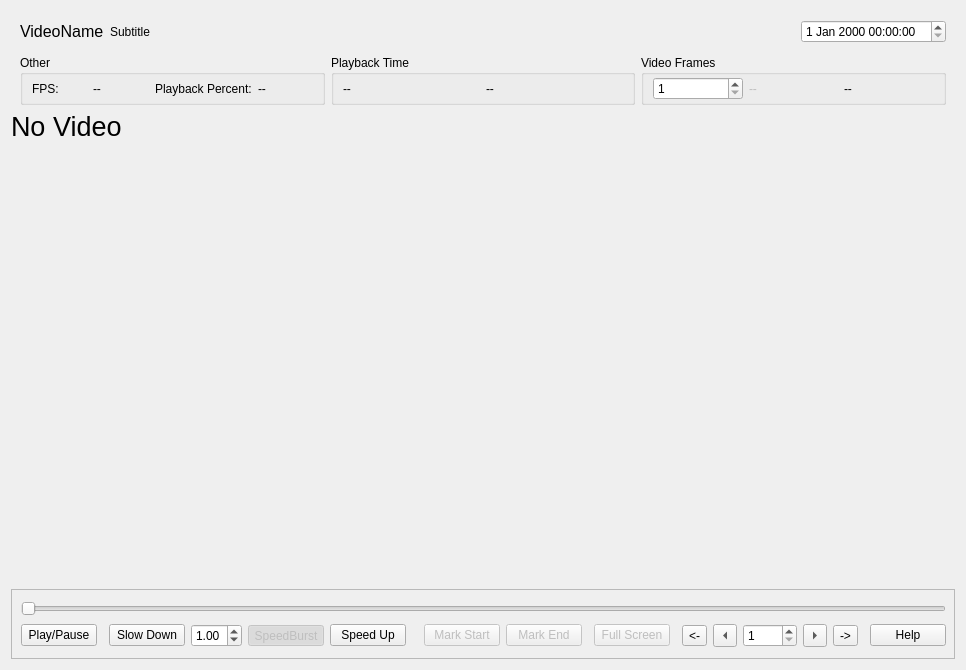
<?xml version="1.0" encoding="UTF-8"?>
<ui version="4.0">
 <class>VideoPlayerWidget</class>
 <widget class="QWidget" name="VideoPlayerWidget">
  <property name="geometry">
   <rect>
    <x>0</x>
    <y>0</y>
    <width>966</width>
    <height>670</height>
   </rect>
  </property>
  <property name="windowTitle">
   <string>Form</string>
  </property>
  <layout class="QVBoxLayout" name="verticalLayout">
   <item>
    <widget class="QWidget" name="widget" native="true">
     <layout class="QHBoxLayout" name="horizontalLayout_3">
      <property name="topMargin">
       <number>9</number>
      </property>
      <property name="bottomMargin">
       <number>4</number>
      </property>
      <item>
       <widget class="QLabel" name="lblVideoName">
        <property name="font">
         <font>
          <pointsize>12</pointsize>
         </font>
        </property>
        <property name="text">
         <string>VideoName</string>
        </property>
       </widget>
      </item>
      <item>
       <widget class="QLabel" name="lblVideoSubtitle">
        <property name="text">
         <string>Subtitle</string>
        </property>
       </widget>
      </item>
      <item>
       <spacer name="horizontalSpacer_4">
        <property name="orientation">
         <enum>Qt::Horizontal</enum>
        </property>
        <property name="sizeHint" stdset="0">
         <size>
          <width>40</width>
          <height>20</height>
         </size>
        </property>
       </spacer>
      </item>
      <item>
       <widget class="QDateTimeEdit" name="dateTimeEdit">
        <property name="enabled">
         <bool>true</bool>
        </property>
       </widget>
      </item>
     </layout>
    </widget>
   </item>
   <item>
    <widget class="QWidget" name="widget_2" native="true">
     <layout class="QHBoxLayout" name="horizontalLayout_7">
      <property name="spacing">
       <number>6</number>
      </property>
      <property name="topMargin">
       <number>2</number>
      </property>
      <property name="bottomMargin">
       <number>0</number>
      </property>
      <item>
       <widget class="QGroupBox" name="groupBox_3">
        <property name="enabled">
         <bool>true</bool>
        </property>
        <property name="title">
         <string>Other</string>
        </property>
        <layout class="QHBoxLayout" name="horizontalLayout_6">
         <property name="topMargin">
          <number>2</number>
         </property>
         <property name="bottomMargin">
          <number>2</number>
         </property>
         <item>
          <widget class="QLabel" name="label_2">
           <property name="text">
            <string>FPS:</string>
           </property>
          </widget>
         </item>
         <item>
          <widget class="QLabel" name="lblFileFPS">
           <property name="text">
            <string>--</string>
           </property>
          </widget>
         </item>
         <item>
          <widget class="QLabel" name="label_3">
           <property name="text">
            <string>Playback Percent:</string>
           </property>
          </widget>
         </item>
         <item>
          <widget class="QLabel" name="lblPlaybackPercent">
           <property name="text">
            <string>--</string>
           </property>
          </widget>
         </item>
        </layout>
       </widget>
      </item>
      <item>
       <widget class="QGroupBox" name="groupBox_2">
        <property name="title">
         <string>Playback Time</string>
        </property>
        <layout class="QHBoxLayout" name="horizontalLayout_5">
         <property name="topMargin">
          <number>2</number>
         </property>
         <property name="bottomMargin">
          <number>2</number>
         </property>
         <item>
          <widget class="QLabel" name="lblCurrentTime">
           <property name="text">
            <string>--</string>
           </property>
          </widget>
         </item>
         <item>
          <widget class="QLabel" name="lblTotalDuration">
           <property name="text">
            <string>--</string>
           </property>
          </widget>
         </item>
        </layout>
       </widget>
      </item>
      <item>
       <widget class="QGroupBox" name="groupBox">
        <property name="title">
         <string>Video Frames</string>
        </property>
        <layout class="QHBoxLayout" name="horizontalLayout_4">
         <property name="topMargin">
          <number>2</number>
         </property>
         <property name="bottomMargin">
          <number>2</number>
         </property>
         <item>
          <widget class="QSpinBox" name="spinBoxCurrentFrame">
           <property name="enabled">
            <bool>true</bool>
           </property>
           <property name="buttonSymbols">
            <enum>QAbstractSpinBox::UpDownArrows</enum>
           </property>
           <property name="minimum">
            <number>1</number>
           </property>
           <property name="maximum">
            <number>10000</number>
           </property>
           <property name="value">
            <number>1</number>
           </property>
          </widget>
         </item>
         <item>
          <widget class="QLabel" name="lblCurrentFrame">
           <property name="enabled">
            <bool>false</bool>
           </property>
           <property name="text">
            <string>--</string>
           </property>
          </widget>
         </item>
         <item>
          <widget class="QLabel" name="lblTotalFrames">
           <property name="text">
            <string>--</string>
           </property>
          </widget>
         </item>
        </layout>
       </widget>
      </item>
     </layout>
    </widget>
   </item>
   <item>
    <widget class="QFrame" name="frame_media">
     <property name="minimumSize">
      <size>
       <width>500</width>
       <height>0</height>
      </size>
     </property>
     <property name="frameShape">
      <enum>QFrame::NoFrame</enum>
     </property>
     <property name="frameShadow">
      <enum>QFrame::Plain</enum>
     </property>
     <property name="lineWidth">
      <number>0</number>
     </property>
     <layout class="QGridLayout" name="gridLayout">
      <property name="leftMargin">
       <number>0</number>
      </property>
      <property name="topMargin">
       <number>0</number>
      </property>
      <property name="rightMargin">
       <number>0</number>
      </property>
      <property name="bottomMargin">
       <number>0</number>
      </property>
      <item row="1" column="0">
       <layout class="QVBoxLayout" name="media_layout">
        <property name="sizeConstraint">
         <enum>QLayout::SetNoConstraint</enum>
        </property>
        <item>
         <widget class="VideoFrame" name="frame_video">
          <property name="minimumSize">
           <size>
            <width>0</width>
            <height>0</height>
           </size>
          </property>
          <property name="focusPolicy">
           <enum>Qt::StrongFocus</enum>
          </property>
          <property name="frameShape">
           <enum>QFrame::NoFrame</enum>
          </property>
          <property name="frameShadow">
           <enum>QFrame::Plain</enum>
          </property>
          <property name="lineWidth">
           <number>0</number>
          </property>
          <widget class="QLabel" name="lblVideoStatusOverlay">
           <property name="geometry">
            <rect>
             <x>0</x>
             <y>0</y>
             <width>231</width>
             <height>31</height>
            </rect>
           </property>
           <property name="font">
            <font>
             <pointsize>20</pointsize>
             <stylestrategy>PreferAntialias</stylestrategy>
            </font>
           </property>
           <property name="text">
            <string>No Video</string>
           </property>
           <property name="textInteractionFlags">
            <set>Qt::NoTextInteraction</set>
           </property>
          </widget>
         </widget>
        </item>
        <item>
         <widget class="QFrame" name="frame_media_control">
          <property name="sizePolicy">
           <sizepolicy hsizetype="Preferred" vsizetype="Expanding">
            <horstretch>0</horstretch>
            <verstretch>0</verstretch>
           </sizepolicy>
          </property>
          <property name="maximumSize">
           <size>
            <width>16777215</width>
            <height>70</height>
           </size>
          </property>
          <property name="frameShape">
           <enum>QFrame::StyledPanel</enum>
          </property>
          <property name="frameShadow">
           <enum>QFrame::Plain</enum>
          </property>
          <property name="lineWidth">
           <number>0</number>
          </property>
          <layout class="QGridLayout" name="gridLayout_2">
           <item row="1" column="2">
            <widget class="QPushButton" name="button_slow_down">
             <property name="sizePolicy">
              <sizepolicy hsizetype="Fixed" vsizetype="Fixed">
               <horstretch>0</horstretch>
               <verstretch>0</verstretch>
              </sizepolicy>
             </property>
             <property name="toolTip">
              <string>Slow down the video</string>
             </property>
             <property name="text">
              <string>Slow Down</string>
             </property>
            </widget>
           </item>
           <item row="1" column="5">
            <widget class="QPushButton" name="button_speed_up">
             <property name="sizePolicy">
              <sizepolicy hsizetype="Fixed" vsizetype="Fixed">
               <horstretch>0</horstretch>
               <verstretch>0</verstretch>
              </sizepolicy>
             </property>
             <property name="toolTip">
              <string>Speed up the video</string>
             </property>
             <property name="text">
              <string>Speed Up</string>
             </property>
            </widget>
           </item>
           <item row="1" column="11">
            <widget class="QPushButton" name="button_full_screen">
             <property name="enabled">
              <bool>false</bool>
             </property>
             <property name="sizePolicy">
              <sizepolicy hsizetype="Fixed" vsizetype="Fixed">
               <horstretch>0</horstretch>
               <verstretch>0</verstretch>
              </sizepolicy>
             </property>
             <property name="toolTip">
              <string>Set the video to full screen</string>
             </property>
             <property name="text">
              <string>Full Screen</string>
             </property>
            </widget>
           </item>
           <item row="1" column="3">
            <widget class="QDoubleSpinBox" name="doubleSpinBoxPlaybackSpeed">
             <property name="minimum">
              <double>0.200000000000000</double>
             </property>
             <property name="maximum">
              <double>6.000000000000000</double>
             </property>
             <property name="value">
              <double>1.000000000000000</double>
             </property>
            </widget>
           </item>
           <item row="1" column="0">
            <widget class="ToggleButton" name="button_play_pause">
             <property name="sizePolicy">
              <sizepolicy hsizetype="Fixed" vsizetype="Fixed">
               <horstretch>0</horstretch>
               <verstretch>0</verstretch>
              </sizepolicy>
             </property>
             <property name="toolTip">
              <string>Toggle Play/Pause</string>
             </property>
             <property name="text">
              <string>Play/Pause</string>
             </property>
             <property name="checkable">
              <bool>false</bool>
             </property>
            </widget>
           </item>
           <item row="1" column="15">
            <widget class="QSpinBox" name="spinBoxFrameJumpMultiplier">
             <property name="minimum">
              <number>1</number>
             </property>
             <property name="maximum">
              <number>1000</number>
             </property>
            </widget>
           </item>
           <item row="1" column="12">
            <spacer name="horizontalSpacer">
             <property name="orientation">
              <enum>Qt::Horizontal</enum>
             </property>
             <property name="sizeHint" stdset="0">
              <size>
               <width>40</width>
               <height>20</height>
              </size>
             </property>
            </spacer>
           </item>
           <item row="1" column="9">
            <widget class="QPushButton" name="button_mark_end">
             <property name="enabled">
              <bool>false</bool>
             </property>
             <property name="toolTip">
              <string>Mark the end of the entry</string>
             </property>
             <property name="text">
              <string>Mark End</string>
             </property>
            </widget>
           </item>
           <item row="1" column="19">
            <widget class="QPushButton" name="btnHelp">
             <property name="text">
              <string>Help</string>
             </property>
            </widget>
           </item>
           <item row="1" column="16">
            <widget class="QToolButton" name="btnRight">
             <property name="toolTip">
              <string>Step Frames Right</string>
             </property>
             <property name="text">
              <string>&gt;</string>
             </property>
             <property name="shortcut">
              <string>Right</string>
             </property>
             <property name="arrowType">
              <enum>Qt::RightArrow</enum>
             </property>
            </widget>
           </item>
           <item row="1" column="18">
            <spacer name="horizontalSpacer_3">
             <property name="orientation">
              <enum>Qt::Horizontal</enum>
             </property>
             <property name="sizeHint" stdset="0">
              <size>
               <width>40</width>
               <height>20</height>
              </size>
             </property>
            </spacer>
           </item>
           <item row="1" column="1">
            <spacer name="horizontalSpacer_5">
             <property name="orientation">
              <enum>Qt::Horizontal</enum>
             </property>
             <property name="sizeHint" stdset="0">
              <size>
               <width>40</width>
               <height>20</height>
              </size>
             </property>
            </spacer>
           </item>
           <item row="1" column="13">
            <widget class="QToolButton" name="btnSkipLeft">
             <property name="toolTip">
              <string>Skip Frames Left</string>
             </property>
             <property name="text">
              <string>&lt;-</string>
             </property>
             <property name="shortcut">
              <string>Ctrl+Left</string>
             </property>
            </widget>
           </item>
           <item row="0" column="0" colspan="20">
            <widget class="HighlightedJumpSlider" name="slider_progress">
             <property name="maximum">
              <number>9999</number>
             </property>
             <property name="pageStep">
              <number>1</number>
             </property>
             <property name="orientation">
              <enum>Qt::Horizontal</enum>
             </property>
             <property name="tickPosition">
              <enum>QSlider::NoTicks</enum>
             </property>
            </widget>
           </item>
           <item row="1" column="10">
            <spacer name="horizontalSpacer_7">
             <property name="orientation">
              <enum>Qt::Horizontal</enum>
             </property>
             <property name="sizeHint" stdset="0">
              <size>
               <width>40</width>
               <height>20</height>
              </size>
             </property>
            </spacer>
           </item>
           <item row="1" column="14">
            <widget class="QToolButton" name="btnLeft">
             <property name="toolTip">
              <string>Step Frames Left</string>
             </property>
             <property name="text">
              <string>&lt;</string>
             </property>
             <property name="shortcut">
              <string>Left</string>
             </property>
             <property name="arrowType">
              <enum>Qt::LeftArrow</enum>
             </property>
            </widget>
           </item>
           <item row="1" column="7">
            <spacer name="horizontalSpacer_6">
             <property name="orientation">
              <enum>Qt::Horizontal</enum>
             </property>
             <property name="sizeHint" stdset="0">
              <size>
               <width>40</width>
               <height>20</height>
              </size>
             </property>
            </spacer>
           </item>
           <item row="1" column="8">
            <widget class="QPushButton" name="button_mark_start">
             <property name="enabled">
              <bool>false</bool>
             </property>
             <property name="toolTip">
              <string>Mark the start of the entry</string>
             </property>
             <property name="text">
              <string>Mark Start</string>
             </property>
            </widget>
           </item>
           <item row="1" column="17">
            <widget class="QToolButton" name="btnSkipRight">
             <property name="toolTip">
              <string>Skip Frames Right</string>
             </property>
             <property name="text">
              <string>-&gt;</string>
             </property>
             <property name="shortcut">
              <string>Ctrl+Right</string>
             </property>
            </widget>
           </item>
           <item row="1" column="4">
            <widget class="QToolButton" name="toolButton_SpeedBurstEnabled">
             <property name="enabled">
              <bool>false</bool>
             </property>
             <property name="statusTip">
              <string>Trigger speedburst with the hotkey</string>
             </property>
             <property name="whatsThis">
              <string>Trigger speedburst with the hotkey</string>
             </property>
             <property name="text">
              <string>SpeedBurst</string>
             </property>
             <property name="checkable">
              <bool>true</bool>
             </property>
             <property name="checked">
              <bool>true</bool>
             </property>
            </widget>
           </item>
          </layout>
         </widget>
        </item>
       </layout>
      </item>
     </layout>
    </widget>
   </item>
  </layout>
 </widget>
 <customwidgets>
  <customwidget>
   <class>VideoFrame</class>
   <extends>QFrame</extends>
   <header>GUI.UI.VideoPlayer</header>
   <container>1</container>
  </customwidget>
  <customwidget>
   <class>HighlightedJumpSlider</class>
   <extends>QSlider</extends>
   <header>GUI.UI.VideoPlayer</header>
  </customwidget>
  <customwidget>
   <class>ToggleButton</class>
   <extends>QPushButton</extends>
   <header>GUI.UI.VideoPlayer</header>
  </customwidget>
 </customwidgets>
 <resources/>
 <connections/>
</ui>
